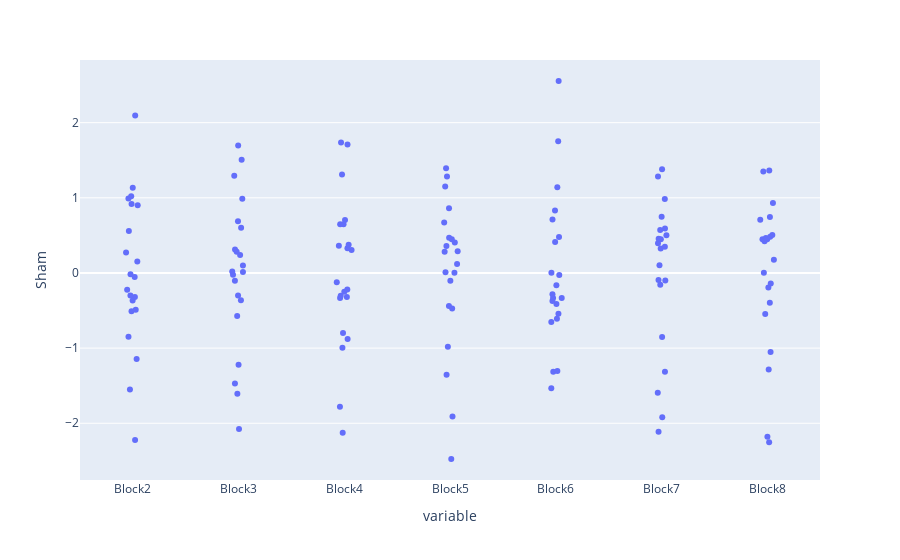
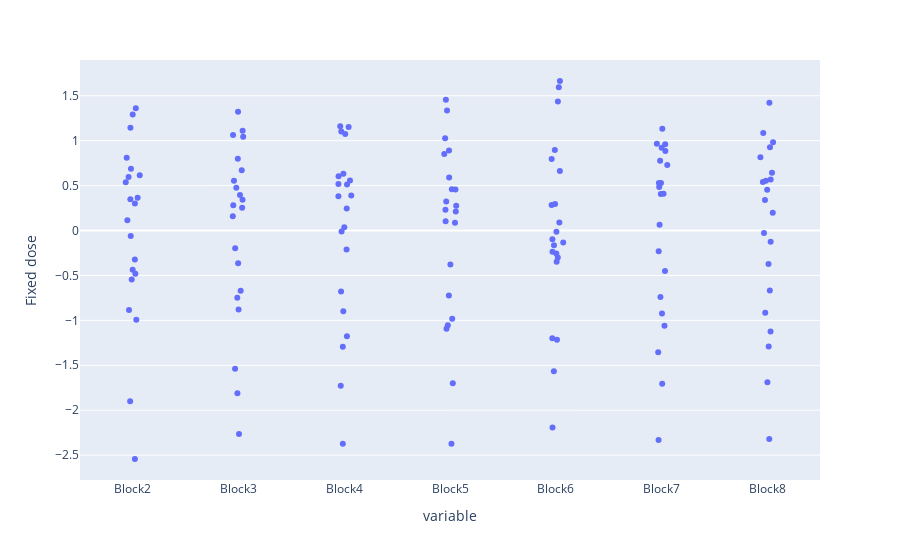
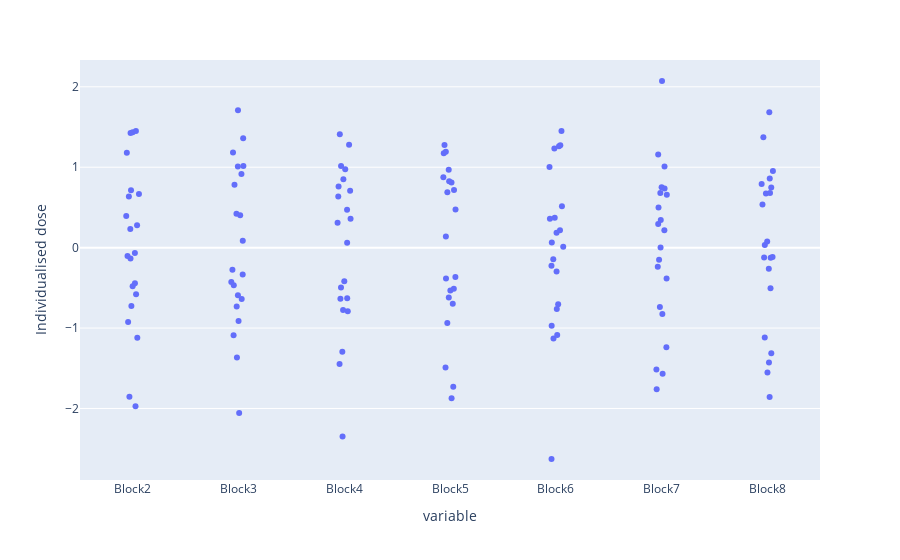

Write notebook code for charts like these, in order.
### Markdown cell above
z_score across blocks

### Code cell
# inter subject z- score
for key in data_files_full:
    mean_block_1 = data_files_full[key].loc["Block2"].mean()
    z_score = (data_files_full[key].T - data_files_full[key].T.mean()) / data_files_full[key].T.std()
    std_blockwise = data_files_full[key].std(axis = 1)
    fig = px.strip(z_score, hover_name = z_score.index.str[-4:-2])
    fig.update_layout(yaxis_title=key)
    fig.show()

### Figure 1 — Plotly figure (JSON) as saved in the notebook; plotly's stock layout.template omitted (floating-point values rounded to 4 significant figures; data arrays with more than 128 entries replaced by an {"elided": "..."} marker saying what was removed)
{"data": [{"alignmentgroup": "True", "boxpoints": "all", "fillcolor": "rgba(255,255,255,0)", "hoveron": "points", "hovertemplate": "<b>%{hovertext}</b><br><br>variable=%{x}<br>value=%{y}<extra></extra>", "hovertext": {"elided": "168 str values"}, "legendgroup": "", "line": {"color": "rgba(255,255,255,0)"}, "marker": {"color": "#636efa"}, "name": "", "offsetgroup": "", "orientation": "v", "pointpos": 0, "showlegend": false, "type": "box", "x": {"elided": "168 str values"}, "x0": " ", "xaxis": "x", "y": {"elided": "168 float values"}, "y0": " ", "yaxis": "y"}], "layout": {"boxmode": "group", "legend": {"tracegroupgap": 0}, "margin": {"t": 60}, "xaxis": {"anchor": "y", "domain": [0, 1], "title": {"text": "variable"}}, "yaxis": {"anchor": "x", "domain": [0, 1], "title": {"text": "Sham"}}}}

### Figure 2 — Plotly figure (JSON) as saved in the notebook; plotly's stock layout.template omitted (floating-point values rounded to 4 significant figures; data arrays with more than 128 entries replaced by an {"elided": "..."} marker saying what was removed)
{"data": [{"alignmentgroup": "True", "boxpoints": "all", "fillcolor": "rgba(255,255,255,0)", "hoveron": "points", "hovertemplate": "<b>%{hovertext}</b><br><br>variable=%{x}<br>value=%{y}<extra></extra>", "hovertext": {"elided": "168 str values"}, "legendgroup": "", "line": {"color": "rgba(255,255,255,0)"}, "marker": {"color": "#636efa"}, "name": "", "offsetgroup": "", "orientation": "v", "pointpos": 0, "showlegend": false, "type": "box", "x": {"elided": "168 str values"}, "x0": " ", "xaxis": "x", "y": {"elided": "168 float values"}, "y0": " ", "yaxis": "y"}], "layout": {"boxmode": "group", "legend": {"tracegroupgap": 0}, "margin": {"t": 60}, "xaxis": {"anchor": "y", "domain": [0, 1], "title": {"text": "variable"}}, "yaxis": {"anchor": "x", "domain": [0, 1], "title": {"text": "Fixed dose"}}}}

### Figure 3 — Plotly figure (JSON) as saved in the notebook; plotly's stock layout.template omitted (floating-point values rounded to 4 significant figures; data arrays with more than 128 entries replaced by an {"elided": "..."} marker saying what was removed)
{"data": [{"alignmentgroup": "True", "boxpoints": "all", "fillcolor": "rgba(255,255,255,0)", "hoveron": "points", "hovertemplate": "<b>%{hovertext}</b><br><br>variable=%{x}<br>value=%{y}<extra></extra>", "hovertext": {"elided": "168 str values"}, "legendgroup": "", "line": {"color": "rgba(255,255,255,0)"}, "marker": {"color": "#636efa"}, "name": "", "offsetgroup": "", "orientation": "v", "pointpos": 0, "showlegend": false, "type": "box", "x": {"elided": "168 str values"}, "x0": " ", "xaxis": "x", "y": {"elided": "168 float values"}, "y0": " ", "yaxis": "y"}], "layout": {"boxmode": "group", "legend": {"tracegroupgap": 0}, "margin": {"t": 60}, "xaxis": {"anchor": "y", "domain": [0, 1], "title": {"text": "variable"}}, "yaxis": {"anchor": "x", "domain": [0, 1], "title": {"text": "Individualised dose"}}}}
